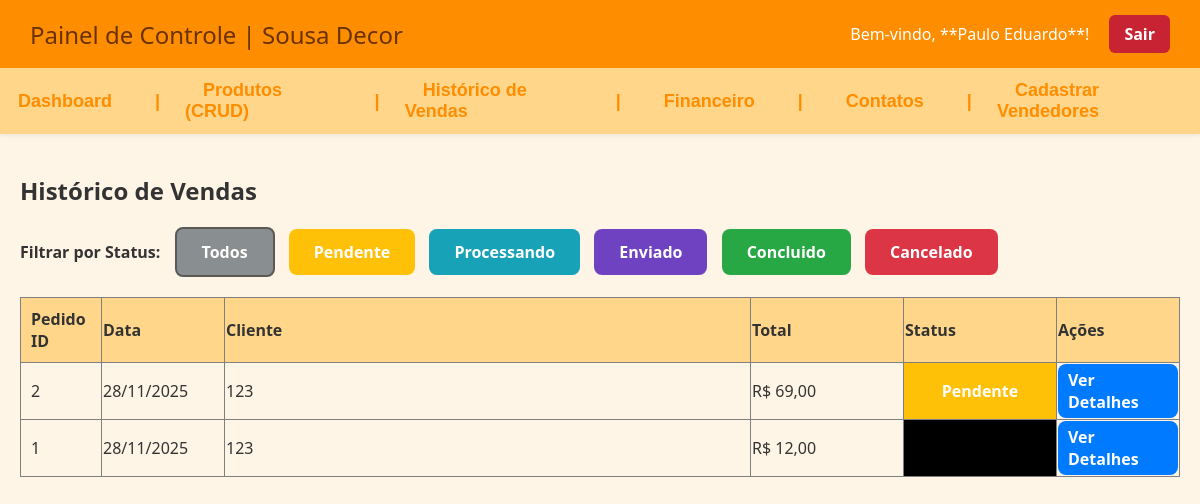
The page /ParteDePauloeGui/index.php?pg=vendas_historico (signed in) on the database its author committed.
### tables this page shows
CREATE TABLE `vendas` (
  `id` int(11) NOT NULL,
  `nome_do_cliente` varchar(300) NOT NULL,
  `data` varchar(30) NOT NULL,
  `preco` varchar(50) NOT NULL,
  `nome_do_produto` varchar(100) NOT NULL,
  `status` enum('pendente','processando','enviado','concluido','cancelado') DEFAULT 'pendente'
);

### ParteDePauloeGui/historico_vendas.php (the view, shortened to what this page needs)
<?php
$status_cores = [
    'pendente'      => '#ffc107',
    'processando'   => '#17a2b8',
    'enviado'       => '#6f42c1',
    'concluido'     => '#28a745',
    'cancelado'     => '#dc3545'
];
$filtro = $_GET['status'] ?? 'todos';
$sql_base = "SELECT id, data, nome_do_cliente, preco, status FROM vendas";
$sql = $sql_base;
$where_clause = "";
$sql .= $where_clause . " ORDER BY data DESC";
$stmt = mysqli_prepare($conexao, $sql);
mysqli_stmt_execute($stmt);
$resultado = mysqli_stmt_get_result($stmt);
?>
<div style="max-width: 1200px; margin: 0 auto; padding: 20px;">
    <h2>Histórico de Vendas</h2>
    <div style="margin-bottom: 20px;">
        <span style="font-weight: bold; margin-right: 10px;">Filtrar por Status:</span>
        <a href="index.php?pg=vendas_historico&status=todos" class="botao <?php echo $filtro == 'todos' ? 'ativo' : ''; ?>" style="background-color: #6c757d; margin-right: 10px;">Todos</a>
        <?php foreach ($status_cores as $status => $cor): ?>
            <a href="index.php?pg=vendas_historico&status=<?php echo $status; ?>" class="botao <?php echo $filtro == $status ? 'ativo' : ''; ?>"
                style="background-color: <?php echo $cor; ?>; margin-right: 10px;">
                <?php echo ucfirst($status); ?>
            </a>
        <?php endforeach; ?>
    </div>
    <table border="1" style="width: 100%; border-collapse: collapse; text-align: left;">
        <thead>
            <tr style='background-color: #ffd68a;'>
                <th style='padding: 10px; width: 60px;'>Pedido ID</th>
                <th style='width: 120px;'>Data</th>
                <th>Cliente</th>
                <th style='width: 150px;'>Total</th>
                <th style='width: 150px;'>Status</th>
                <th style='width: 120px;'>Ações</th>
            </tr>
        </thead>
        <tbody>
            <?php
            if (mysqli_num_rows($resultado) > 0) {
                while ($dados = mysqli_fetch_array($resultado)) {
                    $cor_status = $status_cores[$dados['status']] ?? 'black';
                    $data_formatada = date('d/m/Y', strtotime($dados['data']));
                    echo "<tr>";
                    echo "<td style='padding: 10px;'>$dados[id]</td>";
                    echo "<td>$data_formatada</td>";
                    echo "<td>" . htmlspecialchars($dados['nome_do_cliente']) . "</td>";
                    echo "<td>R$ " . number_format($dados['preco'], 2, ',', '.') . "</td>";
                    echo "<td style='color: white; background-color: $cor_status; font-weight: bold; text-align: center;'>" . ucfirst($dados['status']) . "</td>";
                    echo "<td>";
                    echo "<a href='index.php?pg=detalhes_pedido&id=$dados[id]' class='botao' style='padding: 5px 10px; background-color: #007bff;'>Ver Detalhes</a>";
                    echo "</td>";
                    echo "</tr>";
                }
            } else {
                echo "<tr><td colspan='6' style='padding: 15px; text-align: center;'>Nenhuma venda encontrada com o filtro **" . strtoupper($filtro) . "**</td></tr>";
            }
            ?>
        </tbody>
    </table>
</div>

### ParteDeRick/style.css (style rules this page uses)
body { margin: 0; padding: 0; background-color: rgb(255, 245, 230); font-family: 'Lucida Sans', 'Lucida Sans Regular', 'Lucida Grande', 'Lucida Sans Unicode', Geneva, Verdana, sans-serif; }
a { text-decoration: none; color: inherit; }
a.botao { background-color: #ff8d00; color: white; text-decoration: none; padding: 12px 25px; border-radius: 8px; font-weight: bold; transition: background-color 0.3s ease; z-index: 99; position: relative; }
html, body { height: 100%; }
body { margin: 0; padding: 0; background-color: rgb(255, 245, 230); font-family: 'Lucida Sans', 'Lucida Sans Regular', 'Lucida Grande', 'Lucida Sans Unicode', Geneva, Verdana, sans-serif; display: flex; flex-direction: column; }

### ParteDePauloeGui/Admin.css (style rules this page uses)
body { margin: 0; padding: 0; font-family: 'Segoe UI', Tahoma, Geneva, Verdana, sans-serif; background-color: rgb(255, 245, 230); color: #333; }
.botao { display: inline-block; padding: 12px 22px; font-size: 16px; border-radius: 6px; cursor: pointer; border: none; text-decoration: none; font-weight: bold; transition: 0.3s; }

### ParteDePauloeGui/historico_vendas.php (style rules this page uses)
.botao.ativo { opacity: 0.8; border: 2px solid #333; }

### rows shown on the page
vendas: id "2", data "28/11/2025", nome_do_cliente "123", preco "69,00", status "Pendente"
vendas: id "1", data "28/11/2025", nome_do_cliente "123", preco "12,00"

### other values the page prints
$nome_vendedor "Paulo Eduardo"
$status "Pendente"
$status "Processando"
$status "Enviado"
$status "Concluido"
$status "Cancelado"
